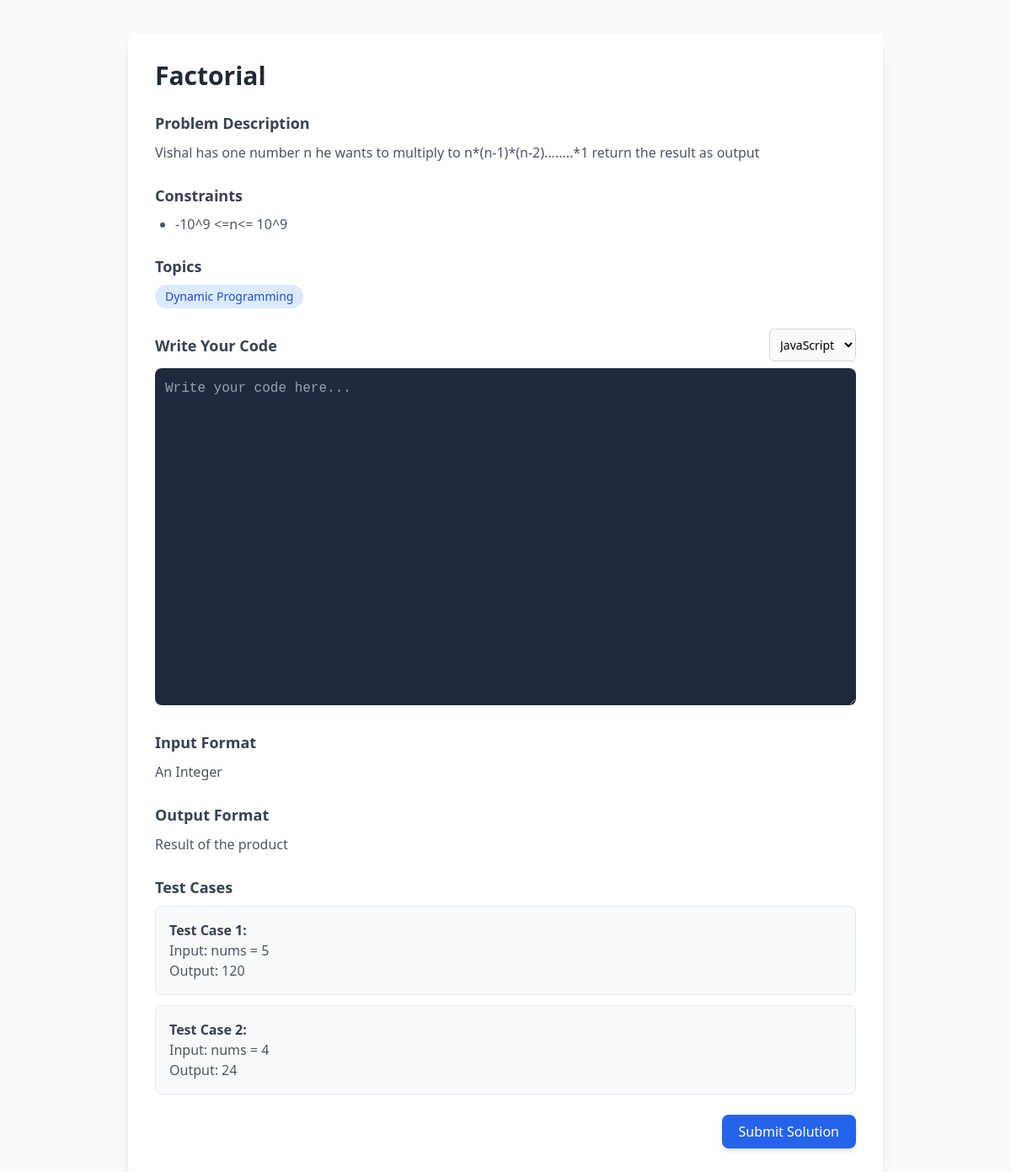
Screenshot of /problem/solve/3/ with the database file from the repository.
### problems/models.py (models this page shows, shortened)
class Problem(models.Model):
    DIFFICULTY_CHOICES = [
        ('Easy', 'Easy'),
        ('Medium', 'Medium'),
        ('Hard', 'Hard'),
    ]
    TAGS=[
        ('Array', 'Array'),
        ('String', 'String'),
        ('Dynamic Programming', 'Dynamic Programming'),
        ('Tree', 'Tree'),
        ('Graph', 'Graph'),
        ('Backtracking', 'Backtracking'),
        ('Linked List', 'Linked List'),
        ('Binary Search', 'Binary Search')
    ]
    title = models.CharField(max_length=255)
    problem_statement = models.TextField()
    difficulty = models.CharField(max_length=10, choices=DIFFICULTY_CHOICES)
    tags = models.CharField(max_length=255,choices=TAGS)
    time_limit = models.IntegerField(help_text="Time limit in milliseconds")
    memory_limit = models.IntegerField(help_text="Memory limit in kilobytes")
    input_format = models.TextField()
    output_format = models.TextField()
    constraints = models.TextField()
    sample_test_cases = models.JSONField(help_text="Provide sample test cases in JSON format (e.g., [{'input': '[2,7,11,15], 9', 'output': '[0,1]'}]).")
    hidden_test_cases = models.JSONField(help_text="Provide hidden test cases in JSON format for evaluation (e.g., [{'input': '[1,5,3,7,11], 16', 'output': '[3,4]'}]).")
    created_at = models.DateTimeField(auto_now_add=True)

### problems/views.py (the view)
# urls.py: path('solve/<int:id>/',solve, name='solve'),
def solve(request, id):
  problem = Problem.objects.get(id=id)
  constraints_html=""
  for constraint in problem.constraints.split(';'):
    constraint = constraint.strip()
    constraints_html += f"<li>{constraint}</li>"
  constraints_html = constraints_html.replace("\n", "")
  test_cases_html = ""
  for idx, case in enumerate(problem.sample_test_cases, start=1):
    test_cases_html += f"""
    <div class="test-case">
        <p class="font-semibold text-gray-700">Test Case {idx}:</p>
        <p class="text-gray-600">Input: nums = {case['input']}</p>
        <p class="text-gray-600">Output: {case['output']}</p>
    </div>
    """
  context={
    'problem':problem,
    'constraints_html':constraints_html,
    'test_cases_html':test_cases_html
    }
  return render(request, 'problems/solve.html',context)

### problems/templates/problems/solve.html (shortened to what this page needs)
<!DOCTYPE html>
<html lang="en">
<head>
  <link href="https://cdn.jsdelivr.net/npm/remixicon@4.5.0/fonts/remixicon.css" rel="stylesheet" />
  <script src="https://cdn.tailwindcss.com"></script>
</head>
<body class="bg-gray-50 font-sans">
   <form action="{% url 'submit_code' id=problem.id%}" method="POST">
  <div class="p-6 sm:p-10">
    <div class="max-w-4xl mx-auto bg-white p-8 rounded-lg shadow-lg">
      <h1 class="text-3xl font-bold text-gray-800 mb-6">{{problem.title}}</h1>
      <div class="mb-6">
        <h2 class="text-lg font-semibold text-gray-700 mb-2">Problem Description</h2>
        <p class="text-gray-600 leading-relaxed">
          {{problem.problem_statement}}
        </p>
      </div>
      <div class="mb-6">
        <h2 class="text-lg font-semibold text-gray-700 mb-2">Constraints</h2>
        <ul class="list-disc pl-6 text-gray-600 space-y-1">
          {{constraints_html|safe}}
        </ul>
      </div>
      <div class="mb-6">
        <h2 class="text-lg font-semibold text-gray-700 mb-2">Topics</h2>
        <div class="flex flex-wrap gap-2">
          <span class="px-3 py-1 text-sm bg-blue-100 text-blue-700 rounded-full">{{problem.tags}}</span>
        </div>
      </div>
      <div class="mb-6">
        <div class="flex justify-between items-center mb-2">
          <h2 class="text-lg font-semibold text-gray-700">Write Your Code</h2>
          <select
            class="border border-gray-300 rounded-md p-2 bg-gray-50 focus:outline-none focus:ring-2 focus:ring-blue-400 text-sm" name="language">
            <option value="javascript">JavaScript</option>
          </select>
        </div>
        <div class="code-editor-container">
            <textarea class="code-editor w-full" name="code" placeholder="Write your code here..." rows="10"></textarea>
        </div>
      </div>
      <div class="mb-6">
        <h2 class="text-lg font-semibold text-gray-700 mb-2">Input Format</h2>
        <p class="text-gray-600 leading-relaxed">
          {{problem.input_format}}
        </p>
      </div>
      <div class="mb-6">
        <h2 class="text-lg font-semibold text-gray-700 mb-2">Output Format</h2>
        <p class="text-gray-600 leading-relaxed">
          {{problem.output_format}}
        </p>
      </div>
      <div class="mb-6">
        <h2 class="text-lg font-semibold text-gray-700 mb-2">Test Cases</h2>
        {{test_cases_html|safe}}
      </div>
      <div class="flex justify-end">
        <button
          class="bg-blue-600 text-white px-5 py-2 rounded-lg hover:bg-blue-700 transition-colors font-medium shadow-md">
          Submit Solution
        </button>
      </div>
    </div>
  </div>
  </form>
</body>
</html>

### problems/templates/problems/solve.html (style rules this page uses)
.code-editor { height: 400px; background: #1e293b; color: #f5f5f5; padding: 12px; font-family: "Fira Code", monospace; border-radius: 8px; overflow-y: auto; }
.test-case { background-color: #f8fafc; padding: 16px; border: 1px solid #e2e8f0; border-radius: 8px; margin-bottom: 12px; }

### rows the page displays
Problem: title "Factorial", problem_statement "Vishal has one number n he wants to multiply to n*(n-1)*(n-2)........*1 return the result as output", tags "Dynamic Programming", input_format "An Integer", output_format "Result of the product"

### other values shown
{{ constraints_html|safe }} "-10^9 <=n<= 10^9"
{{ test_cases_html|safe }} "Test Case 1: Input: nums = 5 Output: 120 Test Case 2: Input: nums = 4 Output: 24"
